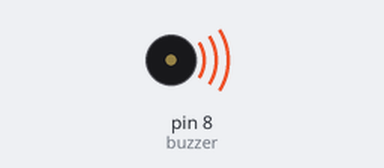
Bench run of a sketch on a simulated Arduino Uno, built with avr-gcc and run on an emulated ATmega328P. On the bench: buzzer (waves = sounding).

Above: at 0.1 s.
At 7.6 s:
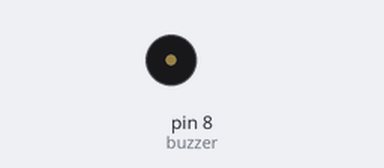
Timing chart, 0 to 9.1 s (numbered marks = the images above):
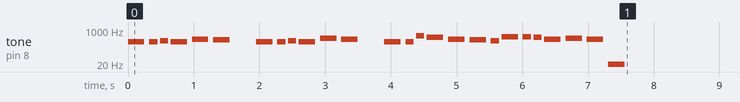

The sketch:

Happy_Birthday.ino
```cpp
int buzzer = 8;

int melody[] = {
  262, 262, 294, 262, 349, 330, 0,   // "Happy Birthday to You"
  262, 262, 294, 262, 392, 349, 0,   // "Happy Birthday to You"
  262, 262, 523, 440, 349, 330, 294, // "Happy Birthday dear [Name]"
  466, 466, 440, 349, 392, 349       // "Happy Birthday to You"
};

int noteDurations[] = {
  4, 8, 8, 4, 4, 4, 4,
  4, 8, 8, 4, 4, 4, 4,
  4, 8, 8, 4, 4, 4, 8,
  4, 8, 8, 4, 4, 4, 4
};

void setup() {
  for (int thisNote = 0; thisNote < 28; thisNote++) {
    int noteDuration = 1000 / noteDurations[thisNote];
    tone(buzzer, melody[thisNote], noteDuration);

    int pauseBetweenNotes = noteDuration * 1.30;
    delay(pauseBetweenNotes);

    noTone(buzzer);
  }
}

void loop() {
}
```
